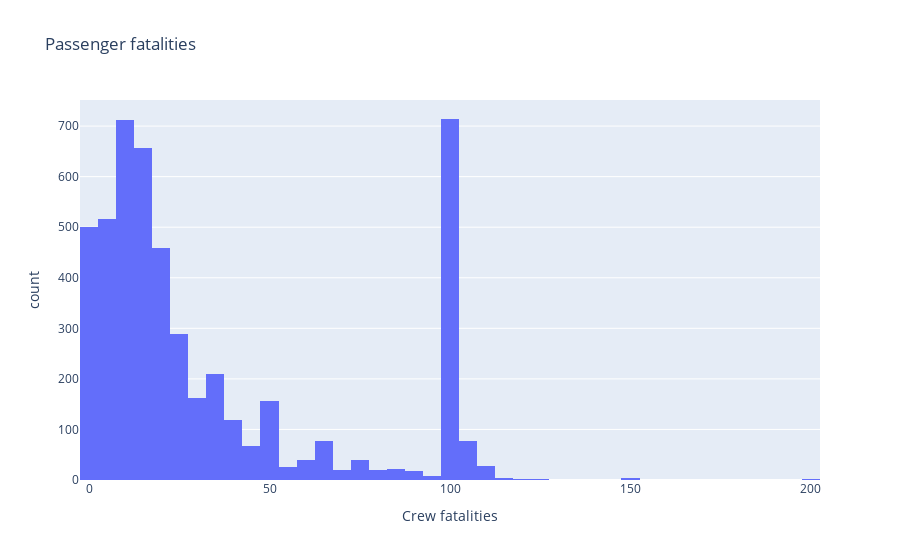

Here is the notebook cell this chart was saved with:
### Code cell
crew_fatalities_series = crew_fatalities[crew_fatalities["Crew fatalities"]>=0]
fig = px.histogram(crew_fatalities_series, x="Crew fatalities", title="Passenger fatalities")
fig.show()

### Figure 1 — Plotly figure (JSON) as saved in the notebook; plotly's stock layout.template omitted (floating-point values rounded to 4 significant figures; data arrays with more than 128 entries replaced by an {"elided": "..."} marker saying what was removed)
{"data": [{"alignmentgroup": "True", "bingroup": "x", "hovertemplate": "Crew fatalities=%{x}<br>count=%{y}<extra></extra>", "legendgroup": "", "marker": {"color": "#636efa", "pattern": {"shape": ""}}, "name": "", "offsetgroup": "", "orientation": "v", "showlegend": false, "type": "histogram", "x": {"elided": "4947 float values"}, "xaxis": "x", "yaxis": "y"}], "layout": {"barmode": "relative", "legend": {"tracegroupgap": 0}, "title": {"text": "Passenger fatalities"}, "xaxis": {"anchor": "y", "domain": [0, 1], "title": {"text": "Crew fatalities"}}, "yaxis": {"anchor": "x", "domain": [0, 1], "title": {"text": "count"}}}}
